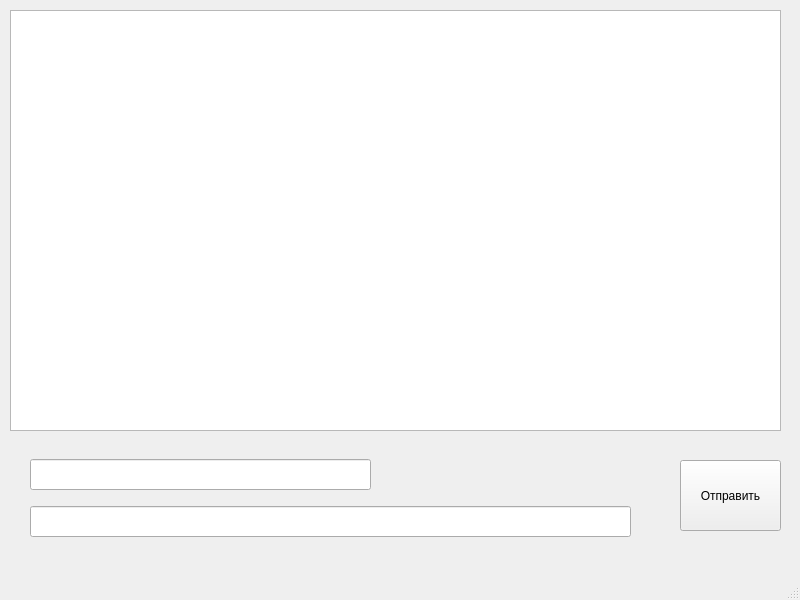
<?xml version="1.0" encoding="UTF-8"?>
<ui version="4.0">
 <class>MainWindow</class>
 <widget class="QMainWindow" name="MainWindow">
  <property name="geometry">
   <rect>
    <x>0</x>
    <y>0</y>
    <width>800</width>
    <height>600</height>
   </rect>
  </property>
  <property name="windowTitle">
   <string>pyQTClient</string>
  </property>
  <widget class="QWidget" name="centralwidget">
   <widget class="QPushButton" name="pushButton">
    <property name="geometry">
     <rect>
      <x>680</x>
      <y>460</y>
      <width>101</width>
      <height>71</height>
     </rect>
    </property>
    <property name="text">
     <string>Отправить</string>
    </property>
   </widget>
   <widget class="QLineEdit" name="lineEdit">
    <property name="geometry">
     <rect>
      <x>30</x>
      <y>459</y>
      <width>341</width>
      <height>31</height>
     </rect>
    </property>
   </widget>
   <widget class="QLineEdit" name="lineEdit_2">
    <property name="geometry">
     <rect>
      <x>30</x>
      <y>506</y>
      <width>601</width>
      <height>31</height>
     </rect>
    </property>
   </widget>
   <widget class="QListWidget" name="listWidget">
    <property name="geometry">
     <rect>
      <x>10</x>
      <y>10</y>
      <width>771</width>
      <height>421</height>
     </rect>
    </property>
   </widget>
  </widget>
  <widget class="QMenuBar" name="menubar">
   <property name="geometry">
    <rect>
     <x>0</x>
     <y>0</y>
     <width>800</width>
     <height>21</height>
    </rect>
   </property>
  </widget>
  <widget class="QStatusBar" name="statusbar"/>
 </widget>
 <resources/>
 <connections/>
</ui>
